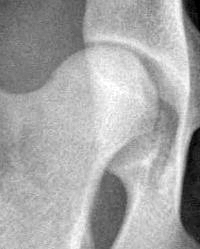
#> input picture Image Processing/Location domain filter/a1.jpg, 200 x 249 px
$ jupyter execute 'Local domain filter.ipynb'
#> lines starting #> are read from the running program, lines starting #| are printed output that depends on the picture
[cell 1]
import numpy as np
import cv2
import matplotlib.pyplot as plt

[cell 2]
img1= cv2.imread("a1.jpg" , 0)
#> img1 is the input picture: shape (249, 200); min 0, max 255, mean 166.8
img2= cv2.imread("a2.jpg" , 0)
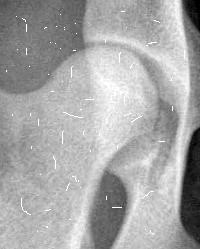
#> input picture Image Processing/Location domain filter/a2.jpg, 200 x 249 px
#> img2 is the input picture: shape (249, 200); min 0, max 255, mean 167.2
img3= cv2.imread("a3.jpg" , 0)
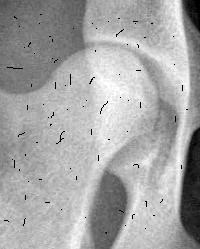
#> input picture Image Processing/Location domain filter/a3.jpg, 200 x 249 px
#> img3 is the input picture: shape (249, 200); min 0, max 255, mean 165.7

[cell 3]
plt.imshow(img3,"gray")

# Median Filter

Applies a median filter to an image. The median filter is defined as the median of all pixels within a local region of an image.

The median filter is normally used to reduce salt and pepper noise in an image, somewhat like the mean filter. However, it often does a better job than the mean filter of preserving useful detail in the image.

[cell 4]
# You Answer
def median_filter(img):
    pad = 1
    padding = np.zeros((img.shape[0]+(pad*2) , img.shape[1]+(pad*2)))
    padding[pad:-pad,pad:-pad] = img
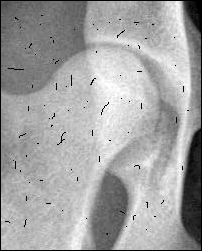
#> padding: shape (251, 202) float64; min 0, max 255, mean 162.7
    filter = (3,3)
    final_img =  np.zeros((img.shape[0]+(pad*2) -filter[0] +1 , img.shape[1]+(pad*2)-filter[1] +1))
    for i in range(final_img.shape[0]):
        for j in range(final_img.shape[1]):
            final_img[i,j]=np.median(padding[i:i+filter[0] , j:j+filter[1]])
    plt.imshow(final_img,"gray")

[cell 5]
plt.figure(figsize=(10, 10))
plt.subplot(1, 2, 1)
plt.imshow(img3,"gray")
plt.subplot(1, 2, 2)
median_filter(img3)
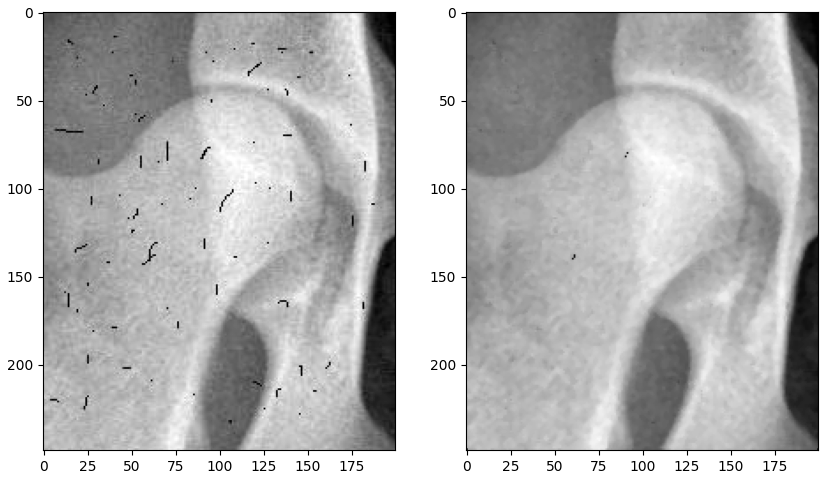
#> figure drawn by matplotlib, 2 panels

# Arithmetic Mean Filter

Applies a arithmetic mean filter to an image.

An arithmetic mean filter operation on an image removes short tailed noise such as uniform and Gaussian type noise from the image at the cost of blurring the image. The arithmetic mean filter is defined as the average of all pixels within a local region of an image.

Pixels that are included in the averaging operation are specified by a mask. The larger the filtering mask becomes the more predominant the blurring becomes and less high spatial frequency detail that remains in the image.

[cell 6]
# You Answer
def Arithmetic_filter(img):
    pad = 1
    padding = np.zeros((img.shape[0]+(pad*2) , img.shape[1]+(pad*2)))
    padding[pad:-pad,pad:-pad] = img
    filter = (3,3)
    final_img =  np.zeros((img.shape[0]+(pad*2) -filter[0] +1 , img.shape[1]+(pad*2)-filter[1] +1))
    for i in range(final_img.shape[0]):
        for j in range(final_img.shape[1]):
            final_img[i,j]=np.mean(padding[i:i+filter[0] , j:j+filter[1]])
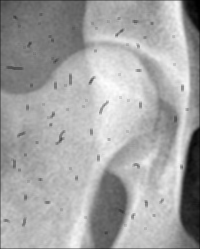
#> final_img: shape (249, 200) float64; min 0.222, max 254, mean 165
    plt.imshow(final_img,"gray")

[cell 7]
plt.figure(figsize=(10, 10))
plt.subplot(1, 2, 1)
plt.imshow(img3,"gray")
plt.subplot(1, 2, 2)
Arithmetic_filter(img3)

# Geometric Mean Filter

Applies a geometric mean filter to an image.

In the geometric mean method, the color value of each pixel is replaced with the geometric mean of color values of the pixels in a surrounding region.

The geometric mean filter is better at removing Gaussian type noise and preserving edge features than the arithmetic mean filter. The geometric mean filter is very susceptible to negative outliers.

The geometric mean filter is better at removing Gaussian type noise and preserving edge features than the arithmetic mean filter. The geometric mean filter is very susceptible to negative outliers.

[cell 8]
# You Answer
from scipy.stats import gmean
def geometric_mean_filter(img):
    pad = 1
    padding = np.zeros((img.shape[0]+(pad*2) , img.shape[1]+(pad*2)))
    padding[pad:-pad,pad:-pad] = img
    filter = (3,3)
    final_img =  np.zeros((img.shape[0]+(pad*2) -filter[0] +1 , img.shape[1]+(pad*2)-filter[1] +1))
    for i in range(final_img.shape[0]):
        for j in range(final_img.shape[1]):
            final_img[i,j]=gmean((padding[i:i+filter[0] , j:j+filter[1]]).ravel())
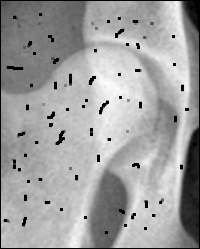
#> final_img: shape (249, 200) float64; min 0, max 254, mean 160.1
    plt.imshow(final_img,"gray")

[cell 9]
plt.figure(figsize=(10, 10))
plt.subplot(1, 2, 1)
plt.imshow(img3,"gray")
plt.subplot(1, 2, 2)
geometric_mean_filter(img3)

# Harmonic Mean Filter

Applies a harmonic mean filter to an image.

In the harmonic mean method, the color value of each pixel is replaced with the harmonic mean of color values of the pixels in a surrounding region.
The harmonic mean filter is better at removing Gaussian type noise and preserving edge features than the arithmetic mean filter. The harmonic mean filter is very good at removing positive outliers.

[cell 10]
# You Answer
from scipy.stats import hmean
def harmonic_mean_filter(img):
    pad = 1
    padding = np.zeros((img.shape[0]+(pad*2) , img.shape[1]+(pad*2)))
    padding[pad:-pad,pad:-pad] = img
    filter = (3,3)
    final_img =  np.zeros((img.shape[0]+(pad*2) -filter[0] +1 , img.shape[1]+(pad*2)-filter[1] +1))
    for i in range(final_img.shape[0]):
        for j in range(final_img.shape[1]):
            final_img[i,j]=hmean((padding[i:i+filter[0] , j:j+filter[1]]).ravel())
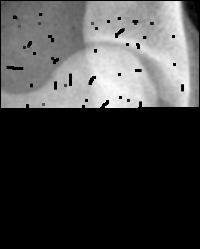
#> final_img: shape (249, 200) float64; min 0, max 254, mean 67.3
    plt.imshow(final_img,"gray")
